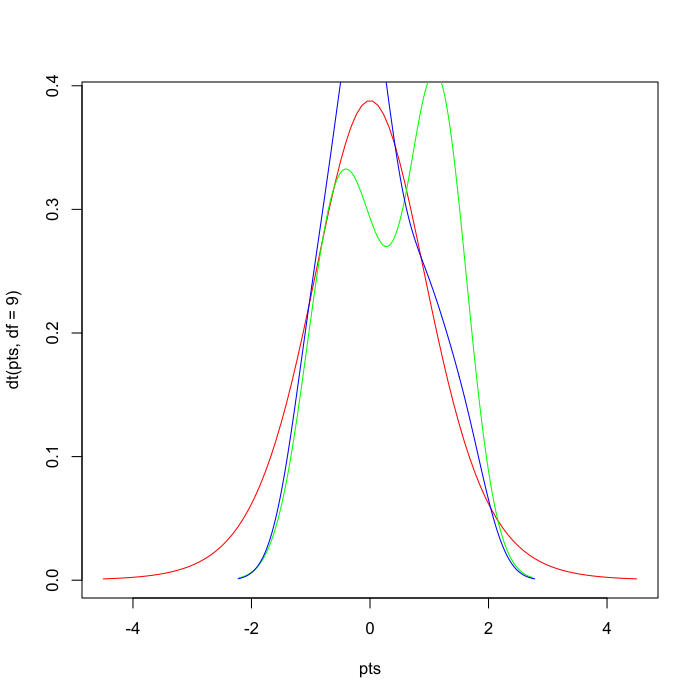

The script that drew this image:
Author: Kamara Chima, Date: 10/29/2024, Purpose: Calculate T test
#Create 2 variable groups x and y

x = rnorm(10)
y = rnorm(10)

#Plot x and y variables to check if they follow a normal distribution

pts = seq(-4.5,4.5,length=100)
plot(pts,dt(pts,df=9),col='red',type='l')
lines(density(x), col='green')
lines(density(y), col='blue')
ttest = t.test(x,y)
       Welch Two Sample t-test
       
data:  x and y
t = 0.64419, df = 17.956, p-value = 0.5276
alternative hypothesis: true difference in means is not equal to 0
95 percent confidence interval:
 -0.5409904  1.0193403
sample estimates:
mean of x mean of y 
0.3661028 0.1269278 
